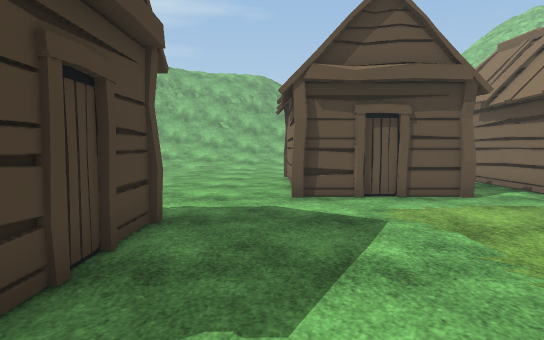
view 1 (above)

24 first-person views from a walk through a scene from a Unity 3-D project. The camera is 1.3 m above the floor, tilts 4° down and sees 75° across. The floor is counted in squares, 1 m on a side. Each view is taken from the middle of a square. On the plan, view 1 faces up. The plan holds only what a view shows up to about 15 squares ahead; the rest is blank. The place goes on beyond the plan. The player character is not drawn. Some animated figures are left out. Some surface patterns are stand-ins.

view 2
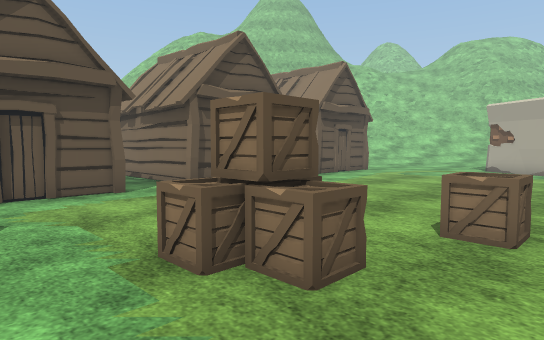

view 3
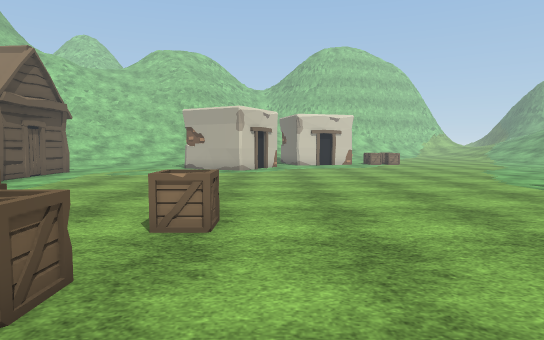

view 4
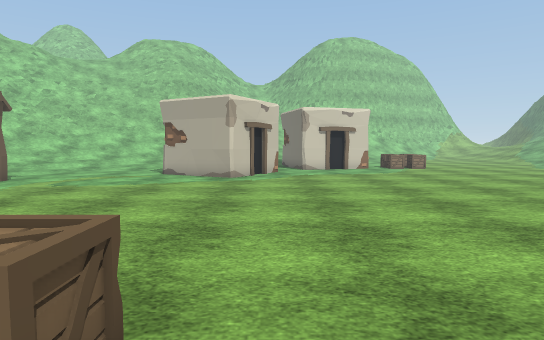

view 5
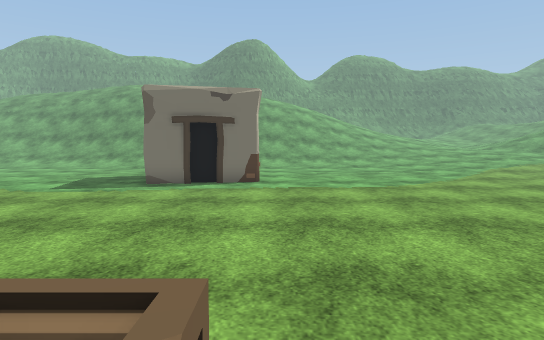

view 6
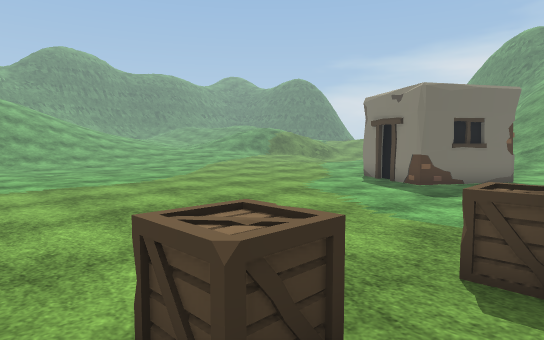

view 7
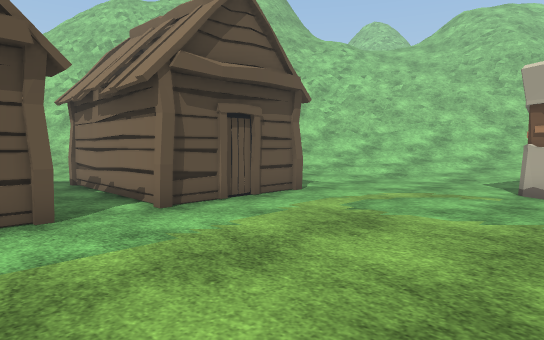

view 8
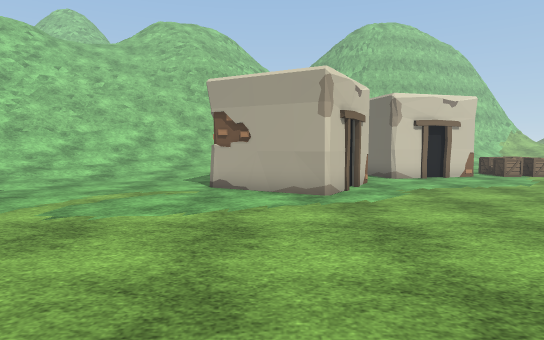

view 9
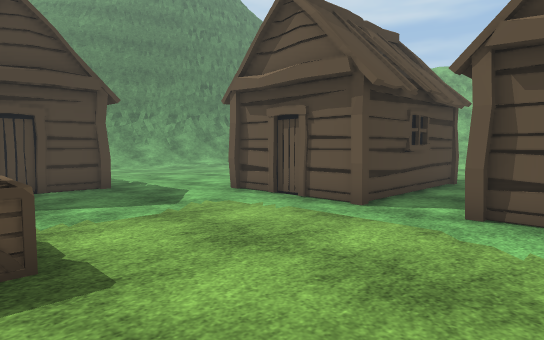

view 10
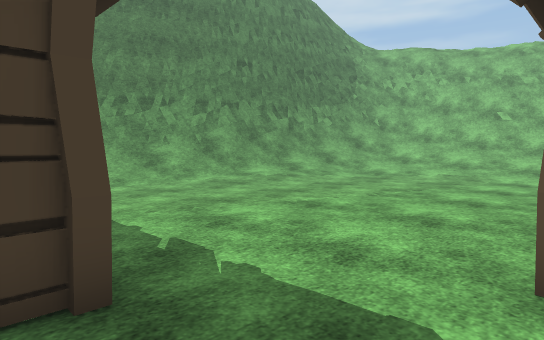

view 11
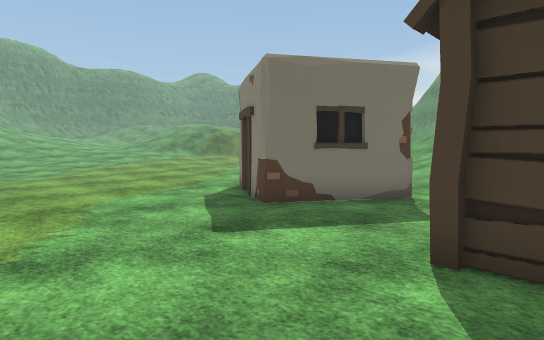

view 12
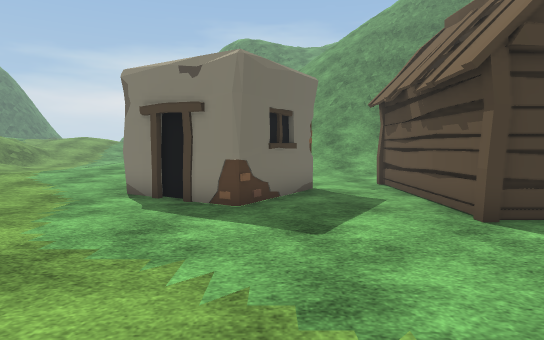

view 13
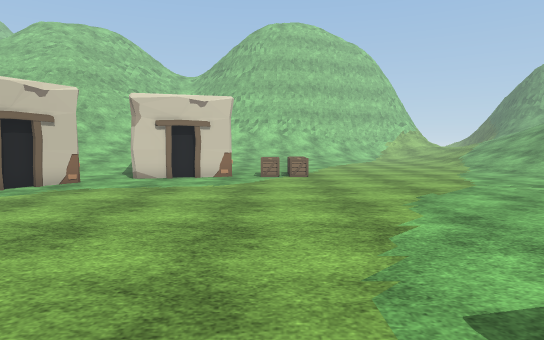

view 14
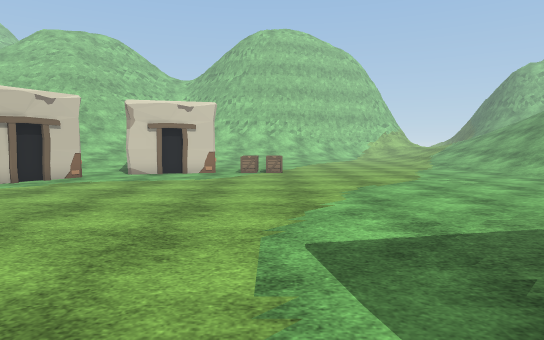

view 15
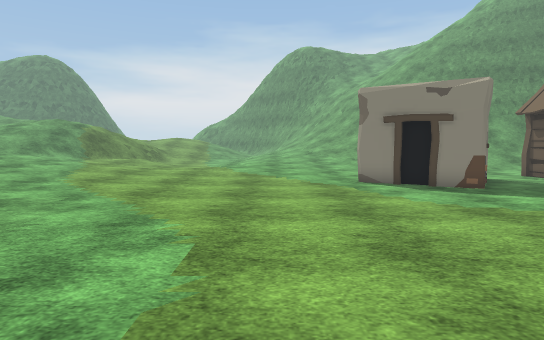

view 16
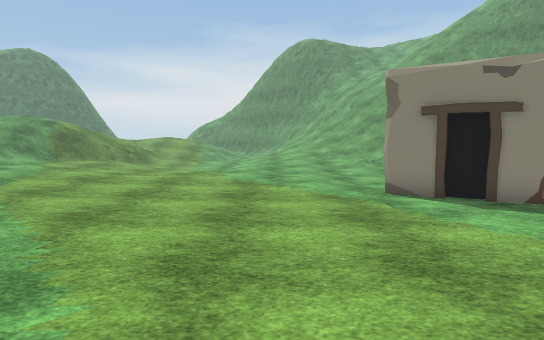

view 17
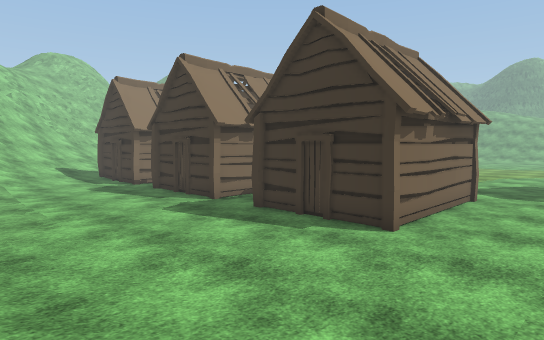

view 18
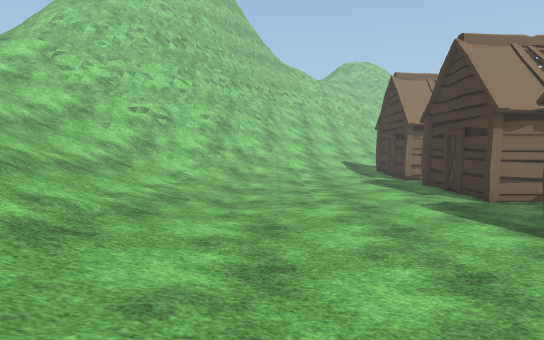

view 19
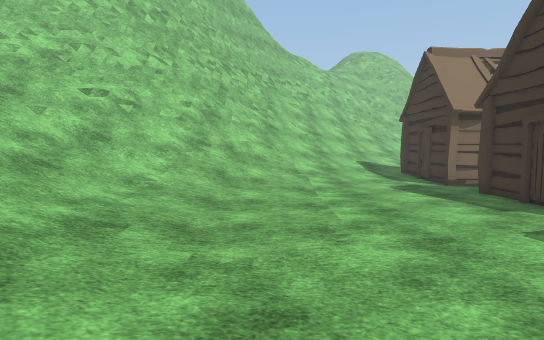

view 20
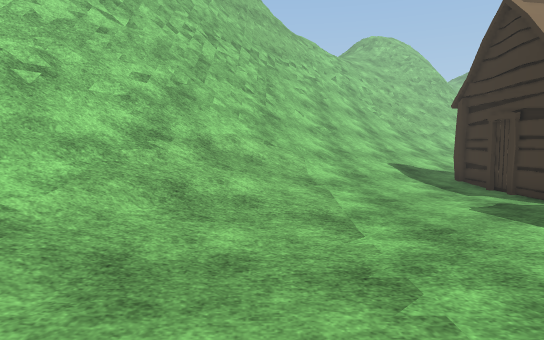

view 21
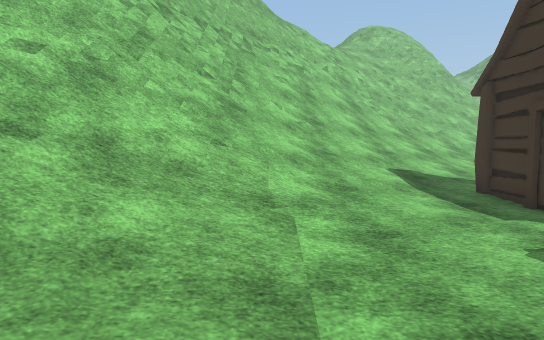

view 22
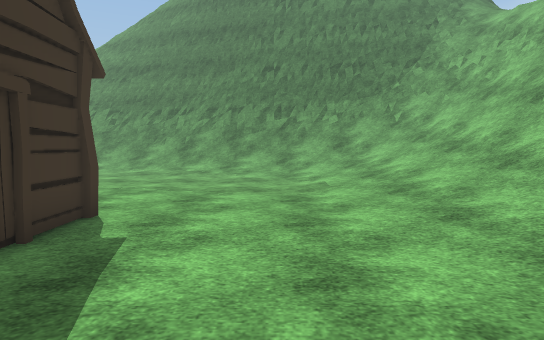

view 23
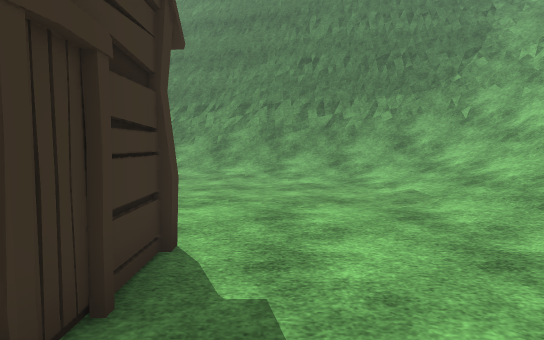

view 24
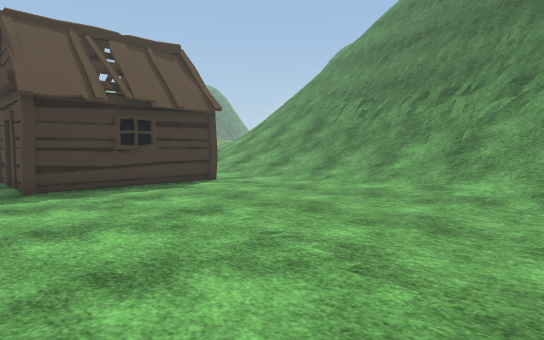

### Floor plan
Key: @ floor where view 1 was taken; # wall or solid block; . main floor; : floor 0.25 m higher than the main floor; / step, stairs or slope; = window, fence, low wall or low ledge; ^ raised ledge; H hut; C crate; O other object.
Columns run from 11 left of view 1 to 25 right of it. Each row starts with its distance up from view 1.
 26  ////////     ////////////=^##
 25  =////////   /////////////=#=##
 24  ///////////////////////////=###
 23  //////////////////:////////##=#####
 22  ///////////:::.......////////==####
 21  //////////::..........////////#==#=
 20  ///////:...............///////////=
 19  ////:...................//////////=
 18  ///......................://///////
 17  ///.......................:////////
 16 ///:.........................///////
 15 ///:........HHHHH.HHHHH..HHHHH//////
 14 //:.........H   H.H     .H    ::////
 13 //:.........H   #.H     .H      /////
 12 //..........H   #.H    ..H        ///
 11 //..........H   #.H   H..H      .:///
 10 //..........H   #.H   H..H    .....//
  9 /...........HHHHH.HHHHH..HHHHH.....//
  8 /...................  .............//
  7 /...................  ..............:
  6  ..HH#H##H..........................:
  5   .H     H..........................:
  4    H     H......................O...
  3    H     H....CC...............O#
  2 /..H#####H....CCC..............##
  1 /..............C..C...........##
  0 :..........@.....CC............###O
 -1  ...##..........................O#...
 -2  ..  #O#............................#
 -3        #...........................##
 -4   O   ##...........................O
 -5 .... ##............................##
 -6 .....#O.............................#
 -7 ::...................................
 -8 :::.................................C
 -9 :::.................................C
-10 :::..................................
-11  ::...............OO##...............
-12  :::..............    ...............
-13  ::::.............     ..............
-14 .:::::............     ..............
-15 .:::::::....   ...        ...........
-16  ::::::::.                  .........

Positions as (right, up) in squares from view 1, and headings:
1: (0, 0), facing up
2: (1, -1), facing up-right
3: (1, -1), facing right
4: (5, -1), facing right
5: (6, 1), facing down
6: (8, 2), facing down-left
7: (10, 2), facing up-right
8: (10, 2), facing right
9: (9, 2), facing up-left
10: (1, 5), facing up-left
11: (2, 3), facing down-left
12: (4, -2), facing left
13: (10, -8), facing right
14: (8, -9), facing right
15: (7, -9), facing left
16: (4, -9), facing left
17: (-3, 22), facing down-right
18: (-3, 21), facing right
19: (1, 21), facing right
20: (6, 21), facing right
21: (9, 20), facing right
22: (7, 18), facing left
23: (5, 16), facing left
24: (0, 17), facing down-left
